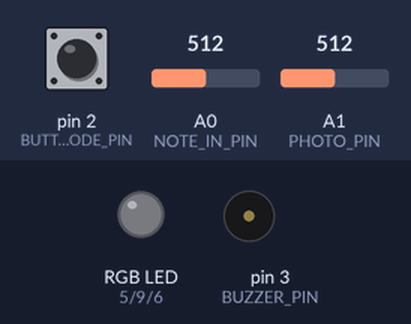
The sketch below on a simulated Arduino Uno, built with avr-gcc and run on an emulated ATmega328P. On the bench: an RGB LED mixed from three pins (HIGH = lit), buzzer (waves = sounding). Dashed ring = blinking. Inputs (shaded band) come from the test bench; at power-on: pin 2 (BUTTON_MODE_PIN) LOW, A0 (NOTE_IN_PIN) = 512, A1 (PHOTO_PIN) = 512.

Above: at 1.2 s.
1.3 s: pin 2 (BUTTON_MODE_PIN) pulled HIGH for 1 s
At 2.55 s:
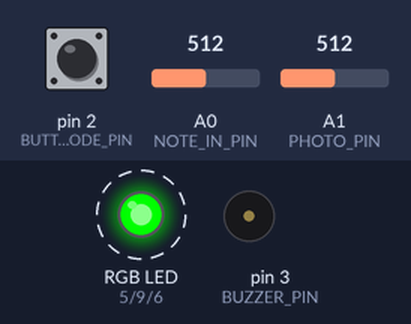
4.3 s: pin 2 (BUTTON_MODE_PIN) pulled HIGH for 0.15 s
At 5.3 s:
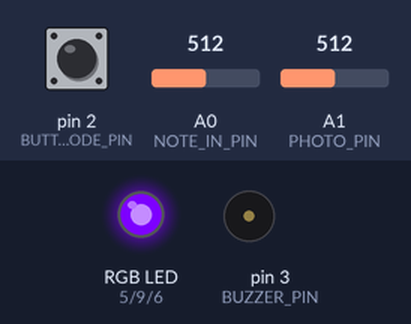
6.2 s: pin 2 (BUTTON_MODE_PIN) pulled HIGH for 3.2 s
At 10.2 s:
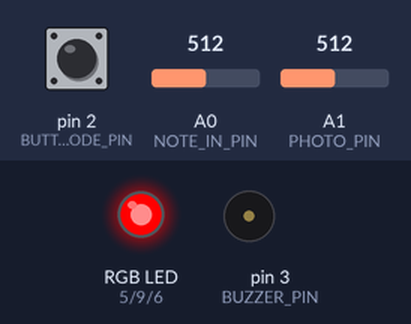
Timing chart, 0 to 11.7 s (numbered marks = the images above; inputs shaded):
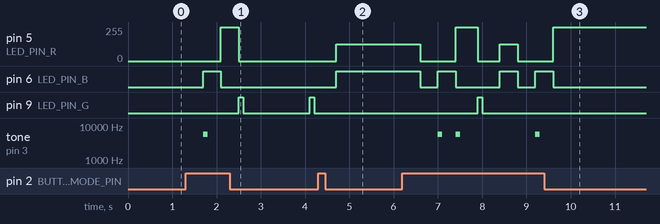

Measured:
- after the input at 1.3 s, pin 5 (LED_PIN_R): 0/255 → 255/255 after 0.80 s, → 0/255 0.40 s later; pin 6 (LED_PIN_B): LOW → HIGH after 0.40 s, → LOW 0.40 s later; pin 9 (LED_PIN_G): alternates HIGH for 0.10 s and LOW for 1.5 s, starting after 1.2 s; tone on pin 3 (BUZZER_PIN): silent → 5632 Hz after 0.40 s, → silent 0.10 s later
- after the input at 4.3 s, pin 5 (LED_PIN_R): 0/255 → 125/255 after 0.40 s; pin 6 (LED_PIN_B): LOW → HIGH after 0.40 s; pin 9 (LED_PIN_G): stays LOW (without the input it goes to HIGH after 1.4 s)
- after the input at 6.2 s, pin 5 (LED_PIN_R): 125/255 → 0/255 after 0.40 s, → 255/255 0.80 s later, → 0/255 0.50 s later, → 125/255 0.50 s later, … (6 changes in this stretch); pin 6 (LED_PIN_B): goes LOW 0.40 s, HIGH 0.40 s, LOW 1.0 s, HIGH 0.40 s, LOW 0.40 s, HIGH 0.40 s, then LOW, starting after 0.40 s

The sketch:

forgue_emmanuelle_etudeThree.ino
```cpp
/**********************ETUDE 3 CART 360 2017*******************************
   WELCOME! IN THIS ETUDE WE WILL USE TIMERS & THE RUNNING AVERAGE
   THE PURPOSE OF THIS EXERCISE IS EXTEND ETUDE_2 WITH THE FOLLOWING FUNCTIONALITY:
   1/ WE WILL CHANGE THE RECORD MODE SUCH THAT IT NOT ONLY RECORDS THE NOTE BUT THE DURATION THAT NOTE WAS PRESSED AS WELL
   WE WILL ALLOW A USER TO HOLD DOWN A BUTTON FOR A MAXIMUM OF 5 SECONDS
   2/ WE WILL ADD A PHOTOCELL TO INCORPORATE FREQUENCY MODULATION - WHEN YOU PRESS A BUTTON AND AFFECT THE PHOTOCELL,
   THE FREQUENCY WILL CHANGE
   3/ IN RECORD MODE -YOU WILL PLAY THE NOTE LIVE WITH THE LIVE VALUE OF THE PHOTOCELL, IN PLAYBACK YOU WILL USE THE AVERAGE
   PHOTOCELL VALUE AS AN OFFSET TO THE FREQUENCY
   4/ WE WILL HAVE A NEW PLAYMODE WHICH WILL PLAYBACK THE FREQUENCY+AVERAGE PHOTO VAL AND THE DURATION ASSOCIATED WITH THE NOTE
   5/ ADDITIONALLY, IN PLAYBACK, THE LED COLOR WILL CHANGE BRIGHTNESS ACCORDING TO THE NOTE VALUE
   6/ RE-IMPLEMENT THE LIVE MODE TO INCORPORATE THE PHOTOCELL VALUE
   PLEASE NOTE:: THE OTHER NEW FUNCTIONS(BESIDES 6/)TO IMPLEMENT ARE AT THE BOTTOM OF THE CODE...


   PLEASE FOLLOW THE INSTRUCTIONS IN THE COMMENTS:
   DO NOT ADD ANY MORE FUNCTION DEFINITIONS
   ONLY IMPLEMENT THE FUNCTION DEFINITIONS SUPPLIED
   THERE IS NO NEED TO ADD ANY NEW VARIABLES OR CONSTANTS
   PROVIDE COMMENTS FOR ANY OF THE CODE IMPLEMENTED
   GOOD LUCK!
*/
/**** CONSTANTS ********************************************************/

#define BUTTON_MODE_PIN 2 // Button to change the mode

// constants for RGB LED
#define LED_PIN_R 5 // R PIN
#define LED_PIN_G 9 // G PIN
#define LED_PIN_B 6 // B PIN

// constant for note in (button-resistor ladder on breadboard)
# define NOTE_IN_PIN A0

//constant for max number of notes in array
#define MAX_NOTES 16

// a constant for duration
const int duration = 200;

// constant for pin to output for buzzer
#define BUZZER_PIN 3 // PWM

// constant for input from photo cell
#define PHOTO_PIN A1

// constant for size of running samples array (for averging)
#define RUNNING_SAMPLES 16

// max pressing time
const int MAX_PRESS_TIME = 5000;

/******** VARIABLES *****************************************************/
// counter for how many notes we have
int countNotes = 0;
// array to hold the notes played (for record/play mode)
int notes [MAX_NOTES];
int mode = 0; // start at off
/******** VARIABLES FOR ETUDE 3 *****************************************************/
// NEW FOR ETUDE 3: array to hold durations
// will be a parallel array to the notes array -
// meaning that at index 0 of notes[] is stored the 1st frequency, and at index 0 of
// the durations array  is stored the 1st duration for THAT note....
int durations [MAX_NOTES];

// boolean to determine if a note button was being pressed:
boolean activeNoteButton = false;

// keep track of the active frequency
int activeFrequency = 0;

// keep track of offset Freq generated by the photocell
int offsetFrequency = 0;

// keep track of average Freq generated by the photocell
int averageOffsetFreq = 0;

// timer vars
unsigned long timePassed;
unsigned long startTime;

// var to hold the note pressed
int testNote;

// vars for averageing
int runningAverageBuffer[RUNNING_SAMPLES];
int nextCount = 0;

/*************************************************************************/


/**********************SETUP() DO NOT CHANGE*******************************/
// Declare pin mode for the single digital input
void setup()
{
  Serial.begin(9600);
  pinMode(BUTTON_MODE_PIN, INPUT);
}

/**********************LOOP() DO NOT CHANGE *******************************
   INSTRUCTIONS:
   There is NO NEED to change the loop - it establishes the flow of the program
   We call here 3 functions repeatedly:
   1: chooseMode(): this function will determine the mode that your program is in
   based on if the button (linked to the BUTTON_MODE_PIN) was pressed
   2: setRGB(): will set the color of the RGB LED based on the value of the mode variable
   3: selectMode(): will determine which function to call based on the value of the mode variable

**************************************************************************/
void loop()
{
  chooseMode();
  setRGB();
  selectMode();
}
/******************CHOOSEMODE() *********************************
   INSTRUCTIONS:
   Read the value from the Button (linked to the BUTTON_MODE_PIN) and
   if is being pressed then change the mode variable.
   REMEMBER:
   mode == 0 is reset
   mode == 1 is live
   mode == 2 is record
   mode == 3 is play
   mode == 4 is loopMode
   Every time the user presses the button, the program will go to the next mode,
   once it reaches 4, it should go back to mode == 0.
   (i.e. if mode ==2 and we press, then mode ==3) ...
**************************************************************************/
void chooseMode() {
  if (digitalRead(BUTTON_MODE_PIN) == HIGH)
  {
    delay(400);
    if (mode < 4) mode++;
    else mode = 0;
  }
}

/******************SETRGB()*********************************************
   INSTRUCTIONS:
   Depending on the value of the mode variable:
   if the mode is 0 - RGB LED IS OFF
   if the mode is 1 - RGB LED IS BLUE
   if mode is 2 - RGB LED IS RED
   if mode is 3 - RGB LED IS GREEN
   if mode is 4 - RGB LED iS PURPLE
   YOU MUST USE A SWITCH CASE CONSTRUCT (NOT A SERIES OF IF / ELSE STATEMENTS
**************************************************************************/
void setRGB()
{
  switch (mode)
  {
    case 0:
      {
        analogWrite(LED_PIN_R, 0);   // Turn on the LED -R
        analogWrite(LED_PIN_G, 0);   // Turn on the LED -G
        analogWrite(LED_PIN_B, 0);   // Turn on the LED -B
        break;
      }
    case 1:
      {
        analogWrite(LED_PIN_R, 0);   // Turn on the LED -R
        analogWrite(LED_PIN_G, 0);   // Turn on the LED -G
        analogWrite(LED_PIN_B, 255);   // Turn on the LED -B
        break;
      }
    case 2:
      {
        analogWrite(LED_PIN_R, 255);   // Turn on the LED -R
        analogWrite(LED_PIN_G, 0);   // Turn on the LED -G
        analogWrite(LED_PIN_B, 0);   // Turn on the LED -B
        break;
      }
    case 3:
      {
        analogWrite(LED_PIN_R, 0);   // Turn on the LED -R
        analogWrite(LED_PIN_G, 255);   // Turn on the LED -G
        analogWrite(LED_PIN_B, 0);   // Turn on the LED -B
        break;
      }

    case 4:
      {
        analogWrite(LED_PIN_R, 125);   // Turn on the LED -R
        analogWrite(LED_PIN_G, 0);   // Turn on the LED -G
        analogWrite(LED_PIN_B, 255);   // Turn on the LED -B
        break;
      }
    default:
      {
        // do nothing
        break;
      }
  }
}
/**********************SELECTMODE() *******************************
   INSTRUCTIONS:
   There is NO NEED to change this function - it selects WHICH function should run based on the mode variable
   There are 4 possibilities
   1: reset(): this function will reset any arrays etc, and will do nothing else
   2: live(): this function will play the corresponding notes
   to the user pressing the respective buttons.
   NOTE:: the notes played are NOT stored
   3: record(): this function will play the corresponding notes
   to the user pressing the respective buttons
   AND will STORE up to 16 consecutive notes in an array.
   4: play(): this function will playback any notes stored in the array that were recorded
   in the previous mode
   5: loopMode(): this function will playback any notes stored in the array that were recorded,
   BUT unlike the previous mode, you can choose in which sequence the notes are played.
   REQUIRED: only play notes from the array (no live stuff)

******************************************************************************/
void selectMode()
{
  if (mode == 0) {
    reset();
  }
  else if (mode == 1) {
    live();
  }
  else if (mode == 2) {
    //record();
    /******NEW*********/
    recordWithDuration();
  }

  else if (mode == 3) {
    //play();
    /******NEW*********/
    playWithDuration();
  }

  else if (mode == 4) {
    loopMode();
  }
}
/******************RESET() **************************************
   INSTRUCTIONS:
   this function should ensure that any notes recorded are no longer available
**************************************************************************/
void reset()
{
  countNotes = 0;

}
/******************LIVE()  - RE-IMPLEMENT **************************************
   INSTRUCTIONS:
   this function will play the corresponding notes
   to the user pressing the respective buttons
   NOTE:: the notes played are NOT stored
   SO: you need read in the input from the analog input (linked to the button-resistor ladder combo)
   ALSO - get the value of the photo cell and combine it with the note frequency
   THEN - output the note to the buzzer using the tone() function, as 3rd argument
   make the duration value == to 100
**************************************************************************/
void live()
{
  offsetFrequency = getPhotoFrequency();
  if (analogRead(NOTE_IN_PIN) > 20) { // "add > 20" to remove noise
    // output sound using the button-resistor ladder combo and the photo cell
    tone(BUZZER_PIN, (analogRead(NOTE_IN_PIN) + (offsetFrequency * 10)), duration / 2);
  }
}

/******************LOOPMODE(): DONE************************************
   INSTRUCTIONS:
   this function will playback any notes stored in the array that were recorded
   in the previous mode
   SO: you need to go through the array of values (be careful - the user may not have put in MAX_NOTES)
   READ values IN ANY ORDERING (You MUST use the array - but you can determine your own sequence)
   AND output each note to the buzzer using the tone() function
   ALSO: as long as we are in this mode, the notes are played over and over again
   BE CAREFUL: make sure you allow for the user to get to another mode from the mode button...
**************************************************************************/
void loopMode()
{
  for (int i = 0; i < countNotes; i++)
  {
    /* https://www.arduino.cc/en/Reference/Tone */
    tone(BUZZER_PIN, notes[i], duration);
    delay(duration); // wait for tone to finish
    //check if mode button is pressed
    if (digitalRead(BUTTON_MODE_PIN) == HIGH) {
      break;
    }
  }
  for (int i = countNotes - 1; i >= 0; i--)
  {
    /* https://www.arduino.cc/en/Reference/Tone */
    tone(BUZZER_PIN, notes[i], duration);
    delay(duration); // wait for tone to finish
    //check if mode button is pressed
    if (digitalRead(BUTTON_MODE_PIN) == HIGH) {
      break;
    }
  }
}

/******************RECORDWITHDURATION(): IMPLEMENT *********************************
   INSTRUCTIONS:
   this function will play the corresponding notes
   to the user pressing the respective buttons
   AND will STORE up to 16 consecutive notes in an array.
   It will ALSO use a TIMER to keep track of how long the current note button has been pressed
   It will ALSO sample the photocell value to be used live as well as well as calling the function to calculate
   the running average of the photocell value
   SO:I have implemented a basic framework for you to follow - the basic state machine.
   YOUR JOB is to implement the NEW functions that get called within the framework...
**************************************************************************/
void recordWithDuration()
{
  // to handle a little bit of noise
  int theAdjuster = 8;
  // check we have not stored more than 16 notes
  if (countNotes < MAX_NOTES)
  {
    // read in the value from button press
    testNote = analogRead(NOTE_IN_PIN);
    /*** STATE A::: *******************************************
        IF the testNote is > min AND the timer has not reached 5 secs:
        This means we are pressing on a note button
    */
    if (testNote > theAdjuster && (timePassed < MAX_PRESS_TIME)) {
      /*** STATE AA::: *******************************************
          IF the boolean is false it means we have just started to press the button
          YOU now need to implement the function below which will set up all things
          required to have a new timer
      */
      if (activeNoteButton == false) {
        /*** FUNCTION TO IMPLEMENT ***/
        startUpTimer();
      }
      /*** STATE AA::: *******************************************
           IF the boolean is true it means we are continuing to press the button
           YOU now need to implement the function below which will allow for
           1/ timer to be updated
           2/ get the photoCell Value
           3/ get the current running average
      */
      else
      { // update the timer
        /*** FUNCTION TO IMPLEMENT ***/
        updateTimer();
        /*** FUNCTION TO IMPLEMENT ***/
        offsetFrequency = getPhotoFrequency();
        /*** FUNCTION TO IMPLEMENT ***/
        playCurrentNote();
        /*** FUNCTION TO IMPLEMENT ***/
        averageOffsetFreq = getRunningAverage();

      }
    }
    /*** STATE B::: *******************************************
       IF the testNote is > min AND the timer HAS reached 5 secs:
       then WRITE the code to turn OFF the buzzer.
    */
    else if (testNote > theAdjuster && (timePassed > MAX_PRESS_TIME))
    {


    }
    /*** STATE C::: *******************************************
       IF the testNote is < min AND the boolean is true
       this means we have STOPPED pressing the button
       YOU: need to implement the function to update the arrays etc
    */
    else if ((testNote <= theAdjuster && activeNoteButton == true) ) {
      /*** FUNCTION TO IMPLEMENT ***/
      updateArraysWithNoteAndTimings();
    }
  }
}

/******************STARTUPTIMER(): IMPLEMENT *********************************
   INSTRUCTIONS:
   this function will set all required variables to reset the timer
**************************************************************************/
void startUpTimer()
{
  //initialize the starTime variable when button is pressed
  startTime = millis();
  timePassed = 0;
  activeNoteButton = true;
}

/******************UPDATETIMER(): IMPLEMENT *********************************
   INSTRUCTIONS:
   this function will update the current timer
**************************************************************************/
void updateTimer() {
  // calculate the new timePassed Var
  timePassed = millis() - startTime;
  activeFrequency = testNote;
}
/******************PLAYCURRENTNOTE(): IMPLEMENT *********************************
   INSTRUCTIONS:
   this function will play the current note being pressed in RecordDuration mode
   and the frequency should be note value + offset from photocell
   add as the 3rd parameter to the tone() a duration of 100
**************************************************************************/
void playCurrentNote()
{
  offsetFrequency = getPhotoFrequency();
  // output sound using buttons and photo cell
  if (analogRead(NOTE_IN_PIN) > 15) {
    tone(BUZZER_PIN, (analogRead(NOTE_IN_PIN) + (offsetFrequency * 10)), duration / 2);
  }
}
/******************UPDATEARRAYSWITHNOTEANDTIMINGS(): IMPLEMENT *********************************
   INSTRUCTIONS:
   this function will handle the case where the note is no longer being pressed:
   you need to update the arrays
   NOTE: please for the note value  - combine with the running average val from the photocell
   reset the necessary booleans
   reset any counters
**************************************************************************/
void updateArraysWithNoteAndTimings()
{
  //Button is not pressed
  activeNoteButton = false;

  notes[countNotes] = activeFrequency;
  durations[countNotes] = timePassed;
  countNotes++;
  timePassed = 0;
}
/******************GETPHOTOFREQUENCY(): IMPLEMENT *********************************
   INSTRUCTIONS:
   this function will get input from the photocell
   please scale and return the value accordingly
**************************************************************************/
int getPhotoFrequency()
{
  return analogRead(PHOTO_PIN);
}

/******************GETRUNNINGAVERAGE(): IMPLEMENT *********************************
   INSTRUCTIONS:
   this function should compute the running average of the photocell value (returned from the
   getPhotoFrequency() function).
**************************************************************************/
int getRunningAverage()
{
  //find average of photocell value in record mode
  int rawSenseVal = offsetFrequency;
  runningAverageBuffer[nextCount] = rawSenseVal;
  nextCount++;
  if (nextCount >= RUNNING_SAMPLES)
    nextCount = 0;
  int currentSum = 0;
  for (int i = 0; i < RUNNING_SAMPLES; i++) {
    currentSum += runningAverageBuffer[i];
  }
  int averageVal = currentSum / RUNNING_SAMPLES;
  delay(100);
  //return average value of photo cell
  return averageVal;
}
/******************COLORLED(): IMPLEMENT *********************************
   INSTRUCTIONS:
   this function will change the color of the led (in playback mode) to have the brightness
   adjusted according to the frequency of the note being played (range : 0-255)
**************************************************************************/
void colorLED(int col)
{
  analogWrite(LED_PIN_R, 0);   // Turn on the LED -R
  analogWrite(LED_PIN_G, col);   // Turn on the LED -G
  analogWrite(LED_PIN_B, 0);   // Turn on the LED -B
}
/******************PLAYWITHDURATION(): IMPLEMENT *********************************
   INSTRUCTIONS:
   this function will got through the notes array and play back the note and
   its corresponding duration value.
   NOTE: we have not implemented any case/code for pauses  - this can be a fixed value
   ALSO: call the function to change the color of the LED using the correct argument.
   ALSO: note that the mode button will not be super responsive UNLESS you press the button
   continuously - that is ok for this etude.
**************************************************************************/
void playWithDuration()
{
  for (int i = 0; i < MAX_NOTES; i++)
  {
    tone(BUZZER_PIN, notes[i], durations[i]);
    //duration array AND delay
    delay(durations[i]);
    delay(duration / 2);
    colorLED(durations[i] / 5);
    //if button is pressed, play tone
    if (digitalRead(BUTTON_MODE_PIN) == HIGH)
      //exit the for loop
      break;
  }

}

/******************PLAY(): SOLUTION: ETUDE_2 ************************************
   INSTRUCTIONS:
   this function will playback any notes stored in the array that were recorded
   in the previous mode
   SO: you need to go through the array of values (be careful - the user may not have put in MAX_NOTES)
   READ each value IN ORDER
   AND output each note to the buzzer using the tone() function
   ALSO: as long as we are in this mode, the notes are played over and over again
   BE CAREFUL: make sure you allow for the user to get to another mode from the mode button...
**************************************************************************/
void play()
{

  for (int i = 0; i < countNotes; i++)
  {
    /* https://www.arduino.cc/en/Reference/Tone */
    tone(BUZZER_PIN, notes[i], duration);
    delay(duration); // wait for tone to finish
    //check if mode button is pressed
    if (digitalRead(BUTTON_MODE_PIN) == HIGH) {
      break;
    }
  }
}
/******************RECORD(): SOLUTION_ETUDE_2 **********************************
   INSTRUCTIONS:
   this function will play the corresponding notes
   to the user pressing the respective buttons
   AND will STORE up to 16 consecutive notes in an array.
   SO:you need read in the input from the analog input (linked to the button-resistor ladder combo)
   AND - output the note to the buzzer using the tone() function
   THEN store that note in the array  - BE CAREFUL - you can only allow for up to MAX_NOTES to be stored
********************************************************************************/
void record()
{

  if (countNotes < MAX_NOTES)
  {
    // add a note to the array if have a value
    int testNote = analogRead(NOTE_IN_PIN);
    if (testNote > 0)
    {
      notes[countNotes] = testNote; // possible vals?
      tone(BUZZER_PIN, notes[countNotes], duration);
      delay(duration); // wait for tone to finish
      countNotes++;
      delay(100);
    }

  }
}
/*********************************************************************************/
```
